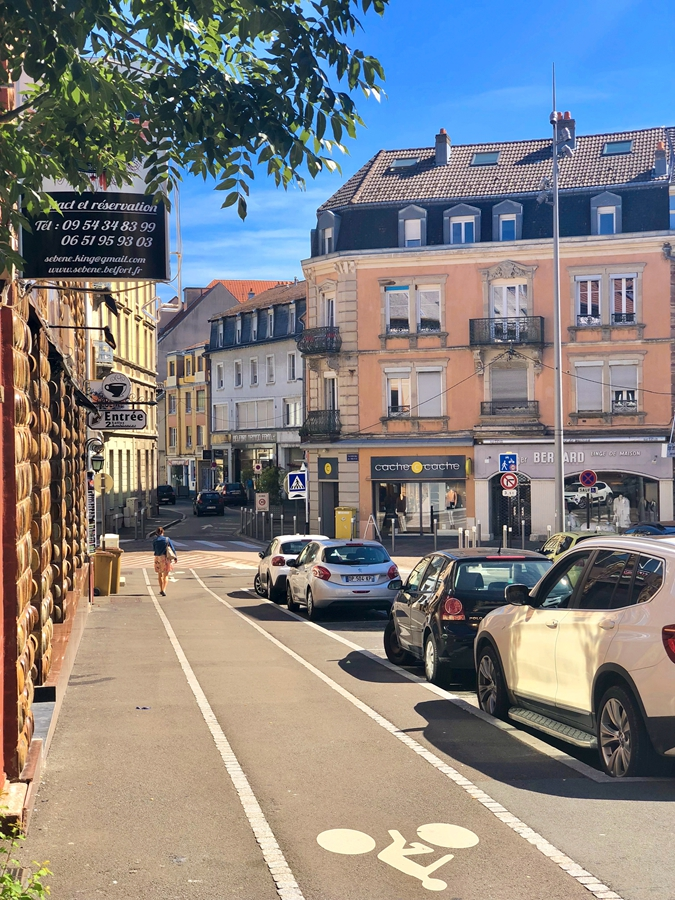
#> input picture 1.jpg, 675 x 900 px
$ jupyter execute '18 opencv 图片镜像.ipynb'
#> lines starting #> are read from the running program, lines starting #| are printed output that depends on the picture; after the words box and inside, x2 and y2 are one past the last pixel; in counts of white or black regions, pixels touching at a corner belong together
[cell 1]
import cv2
import numpy as np
img = cv2.imread('1.jpg',1)
#> img is the input picture: shape (900, 675, 3); mean B, G, R 130, 129.9, 131.7
cv2.imshow('src',img)
imgInfo = img.shape
#> imgInfo = (900, 675, 3)
height = imgInfo[0]
#> height = 900
width = imgInfo[1]
#> width = 675
deep = imgInfo[2]
#> deep = 3
newImgInfo = (height*2,width,deep)
#> newImgInfo = (1800, 675, 3)
dst = np.zeros(newImgInfo,np.uint8)
for i in range(0,height):
    for j in range(0,width):
        dst[i,j] = img[i,j]
        dst[height*2-i-1,j] = img[i,j]
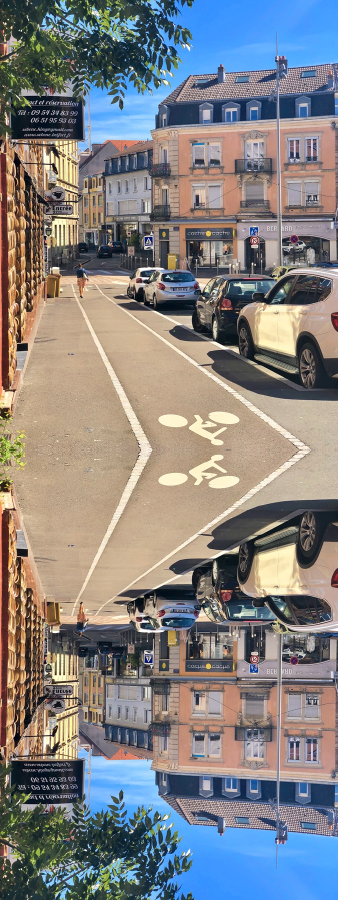
#> dst: shape (1800, 675, 3) (shown at 1/2 size); mean B, G, R 130, 129.9, 131.7
for i in range(0,width):#加红线
    dst[height,i] = (0,0,255)
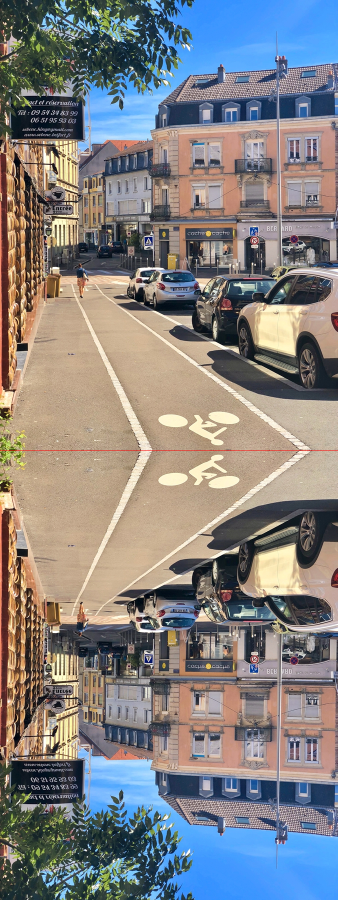
#> dst: shape (1800, 675, 3) (shown at 1/2 size); 0.06% of pixels changed, all inside (x1, y1, x2, y2) = (0, 900, 675, 901)
cv2.imshow('dst',dst)
cv2.imwrite("255.jpg",dst)
cv2.waitKey(0)
